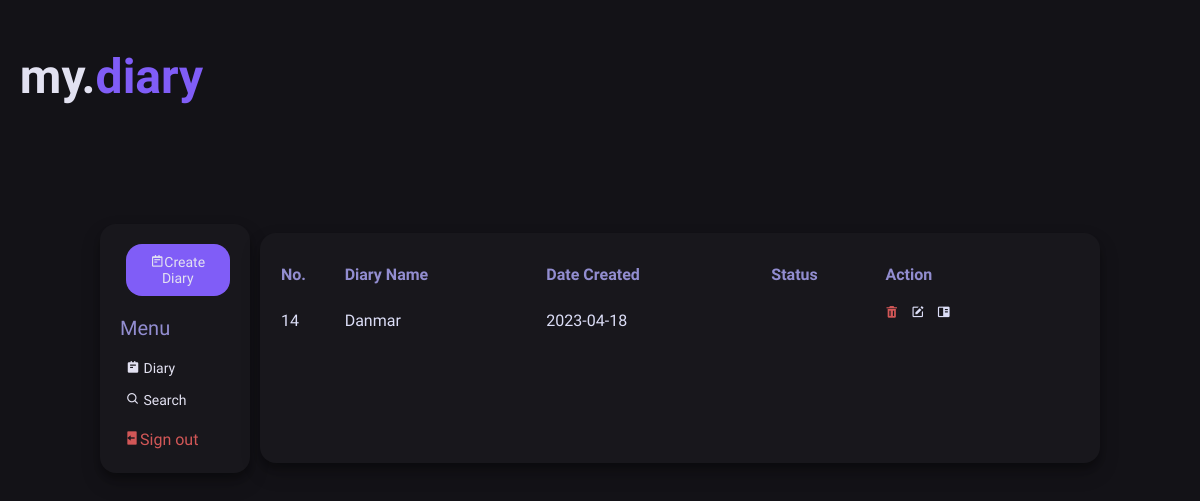
/searchDiary.php?userID=7, run on an earlier commit of the app's database.
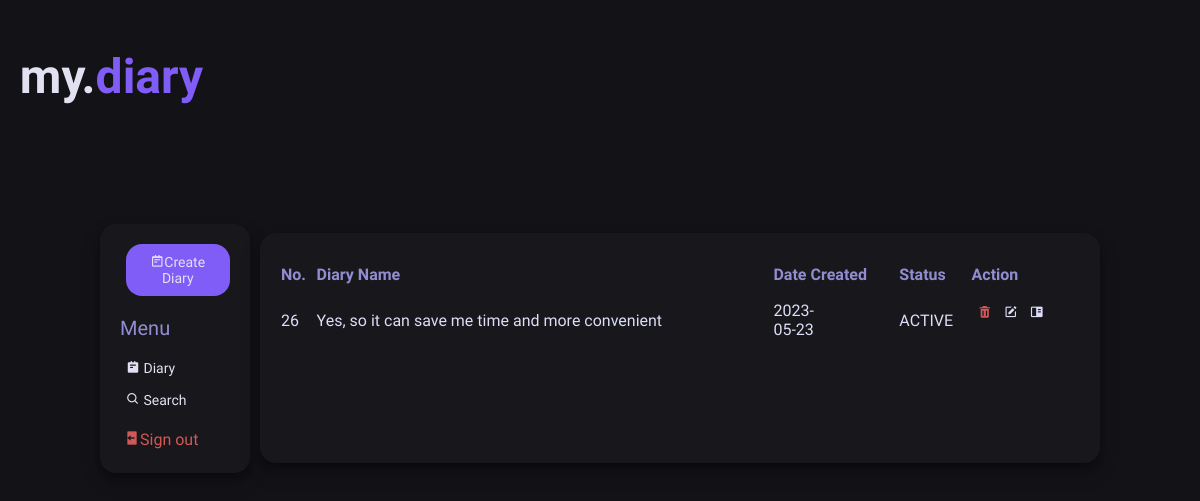
And on a later commit of the database.
### tables this page shows
CREATE TABLE `diary` (
  `diary_id` int(11) NOT NULL,
  `date_created` date NOT NULL,
  `diary_name` varchar(50) NOT NULL,
  `user_id` int(11) NOT NULL,
  `status` varchar(50) NOT NULL
);

### fetchUser.php (called while the page is built)
<?php
    require("local_setting.php");
    $currentUserPk = $_REQUEST['userID'];
    $currentUserPk = (int)$currentUserPk;
    $userDetails = array();
    $fetchQuery = "SELECT *
        FROM user WHERE user_id = {$currentUserPk}";
    $result = mysqli_query($conn, $fetchQuery);
if (mysqli_num_rows($result) > 0) {
    while($userResult = mysqli_fetch_array($result)) {
       $userDetails['user_id'] = $userResult['user_id'];
       $userDetails['username'] = $userResult['username'];
       $userDetails['password'] = $userResult['password'];
       $userDetails['first_name'] = $userResult['first_name'];
       $userDetails['last_name'] = $userResult['last_name'];
    }
}
?>

### searchDiary.php (the view, shortened to what this page needs)
<?php
    require('fetchUser.php');
?>
<html>
    <head>
        <link rel="stylesheet" href="style3.css">
        <link href='https://unpkg.com/boxicons@2.1.4/css/boxicons.min.css' rel='stylesheet'>
    </head>
    <body>
        <div class="headercontainer">
            <h2 class="style2">my.</h2>
            <h2 class="style3">diary</h2>
        </div>
        <div class="container">
            <div class="control_container">
                <form method="post" action="new_diary.php?userID=<?php echo $userDetails['user_id']?>">
                <button type="submit" class="btn" id="btnDiary"><i class='bx bx-notepad'></i>Create Diary</button>
                </form>
                <p class="diary_title">Menu</p>
                <p><a href="#" onclick="searchBarHidden()"><i class='bx bxs-notepad' ></i> Diary </a></p>
                <p> <a href="#"  onclick="searchBar()"><i class='bx bx-search'></i> Search</a></p>
                <div>
                <form action="logout.php">
                    <button type="submit" class="button_logout"><i class='bx bxs-log-out bx-fade-left-hover'></i>Sign out</button>
                </form>
            </div>
            </div>
            <div class="side_container">
                <table class="diary">
                    <tr>
                        <th>No.</th>
                        <th>Diary Name</th>
                        <th>Date Created</th>
                        <th>Status</th>
                        <th>Action</th>
                    </tr>
                    <?php
                        $name = $_POST['searchbar'];
                        $userID = $_REQUEST['userID'];
                        $sqlSearchDiary = "SELECT * FROM diary
                        WHERE diary_id LIKE '%{$name}%' AND user_id = {$userID}
                        OR date_created LIKE '%{$name}%' AND user_id = {$userID}
                        OR diary_name LIKE '%{$name}%' AND user_id = {$userID}";
                       $queryResult = mysqli_query($conn,$sqlSearchDiary);
                       if (mysqli_num_rows($queryResult) > 0) {
                           while($diaryResult = mysqli_fetch_array($queryResult)) {
                    ?>
                    <tr>
                        <td><?php echo $diaryResult['diary_id']?></td>
                        <td><?php echo $diaryResult['diary_name']?></td>
                        <td><?php echo $diaryResult['date_created']?></td>
                        <td><?php echo $diaryResult['status']?></td>
                        <td>
                        <div class="group_right">
                        <form>
                        <button formaction="deleteDiary.php?diaryID=<?php echo $diaryResult['diary_id']?>" formmethod="post" class="btn_right_delete">
                        <i class='bx bxs-trash' ></i></button>
                        </form>
                        <form>
                        <button formaction="updatePageDiary.php?diaryID=<?php echo $diaryResult['diary_id']?>" formmethod="post" class="btn_right">
                        <i class='bx bxs-edit' ></i></button>
                        </form>
                        <form>
                        <button formaction="story_main.php?diaryID=<?php echo $diaryResult['diary_id']?>" formmethod="post" class="btn_right_go">
                        <i class='bx bxs-book-content'></i></button>
                        </form>
                        </div>
                        </td>
                    </tr>
                    <?php
                        }
                    }
                    ?>
                </table>
            </div>
        </div>
    </body>
</html>

### style3.css (style rules this page uses)
body { background-color: rgba(19,18,23); overflow: hidden; }
* { font-family: 'Lexend Deca', sans-serif; }
.container { margin: auto; width: 1000px; margin-top: 5%; padding: 20px; height: auto; display: flex; }
.control_container { margin: auto; padding: 20px; background-color: rgba(24,23,28); border-radius: 1rem; box-shadow: rgba(0, 0, 0, 0.19) 0px 10px 20px, rgba(0, 0, 0, 0.23) 0px 6px 6px; height: auto; float: left; width: auto; margin-right: 1%; }
.side_container { width: 800px; height: 190px; padding: 20px; background-color: rgba(24,23,28); border-radius: 1rem; box-shadow: rgba(0, 0, 0, 0.19) 0px 10px 20px, rgba(0, 0, 0, 0.23) 0px 6px 6px; float: right; margin-right: 12%; margin:auto; }
i { position: inherit; }
.style2 { font-size: 48px; color: rgba(226,225,241); margin-left: 1%; }
.style3 { font-size: 48px; color: rgba(128,93,247); }
.headercontainer { display: flex; float: top; }
.btn { padding: 10px; margin: auto; border-radius: 1rem; color: rgba(226,225,241); background-color: rgba(128,93,247); border: none; margin-left: 5%; font-size: 14px; }
.btn_right { border-radius: 1rem; color: rgba(220,222,247); background-color: transparent; border: none; font-size: 14px; padding: 6px; margin-left: 2%; cursor: pointer; transition: all 0.2s ease-out 0s; }
.btn_right_go { border-radius: 1rem; color: rgba(220,222,247); background-color: transparent; border: none; font-size: 14px; padding: 6px; margin-left: 2%; cursor: pointer; transition: all 0.2s ease-out 0s; }
.btn_right_delete { border-radius: 1rem; color: rgba(210,87,87); background-color: transparent; border: none; font-size: 14px; padding: 6px; margin-left: 2%; cursor: pointer; transition: all 0.2s ease-out 0s; }
.group_right { display: flex; padding: 2px; margin-left: -8%; }
a { margin-left: 2%s; font-size: 14px; color: rgba(226,225,241); text-decoration: none; padding: 6px; transition: all 0.2s ease-out 0s; }
a:link { color: rgba(226,225,241); text-decoration: none; }
.diary_title { color: rgba(146,141,208); font-size: 20px; }
table.diary { border-collapse: collapse; padding: 8px; width: 100%; }
.diary th { padding-top: 12px; padding-bottom: 12px; text-align: left; color: rgba(146,141,208); }
.diary td { text-align: left; padding-right: 10%; color: rgba(220,222,247); }
.button_logout { background: transparent; border: none; color: rgba(210,87,87); padding: 4px; border-radius: 1rem; float: left; margin-top: 2%; font-size: 16px; }

What changed in the data, as far as the page shows it:
removed diary: diary_id "14", diary_name "Danmar", date_created "2023-04-18"
added diary: diary_id "26", diary_name "Yes, so it can save me time and more convenient", date_created "2023-05-23", status "ACTIVE"
